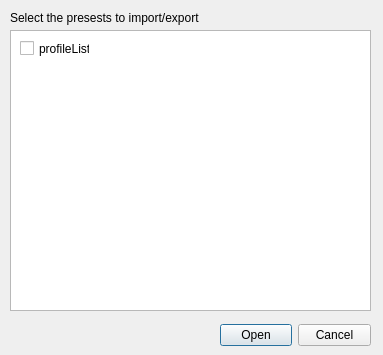
<?xml version="1.0" encoding="UTF-8"?>
<ui version="4.0">
 <class>ProfilePorter</class>
 <widget class="QWidget" name="ProfilePorter">
  <property name="geometry">
   <rect>
    <x>0</x>
    <y>0</y>
    <width>383</width>
    <height>355</height>
   </rect>
  </property>
  <property name="windowTitle">
   <string>Presests Importer/Exporter</string>
  </property>
  <widget class="QDialogButtonBox" name="buttonBox">
   <property name="geometry">
    <rect>
     <x>220</x>
     <y>320</y>
     <width>151</width>
     <height>31</height>
    </rect>
   </property>
   <property name="orientation">
    <enum>Qt::Horizontal</enum>
   </property>
   <property name="standardButtons">
    <set>QDialogButtonBox::Cancel|QDialogButtonBox::Open</set>
   </property>
  </widget>
  <widget class="QLabel" name="lblMessage">
   <property name="geometry">
    <rect>
     <x>10</x>
     <y>10</y>
     <width>241</width>
     <height>16</height>
    </rect>
   </property>
   <property name="text">
    <string>Select the presests to import/export</string>
   </property>
  </widget>
  <widget class="QListView" name="profileList">
   <property name="geometry">
    <rect>
     <x>10</x>
     <y>30</y>
     <width>361</width>
     <height>281</height>
    </rect>
   </property>
  </widget>
  <widget class="QCheckBox" name="checkBox">
   <property name="geometry">
    <rect>
     <x>20</x>
     <y>40</y>
     <width>70</width>
     <height>17</height>
    </rect>
   </property>
   <property name="text">
    <string>profileList</string>
   </property>
  </widget>
 </widget>
 <resources/>
 <connections/>
</ui>
